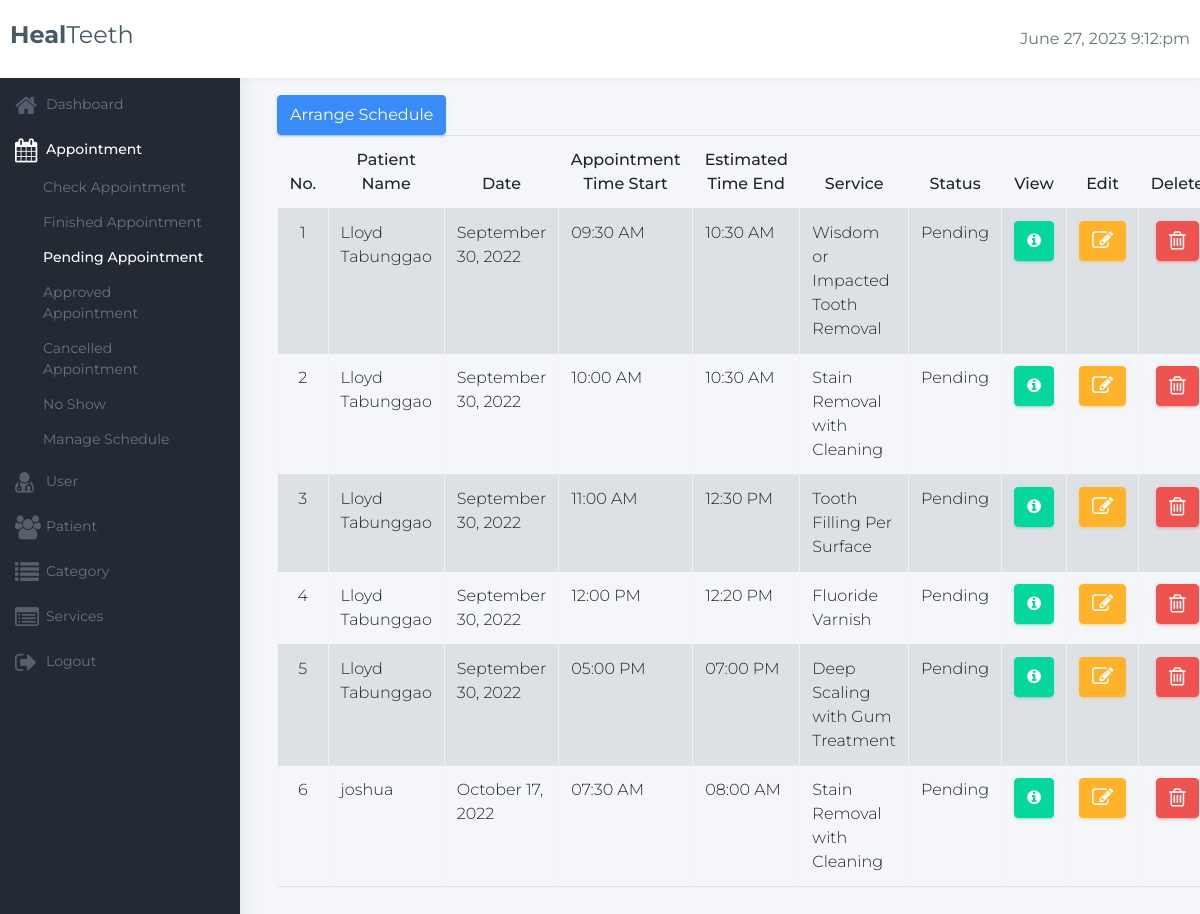
Before: /pending_appointment.php (signed in) with the older database file.
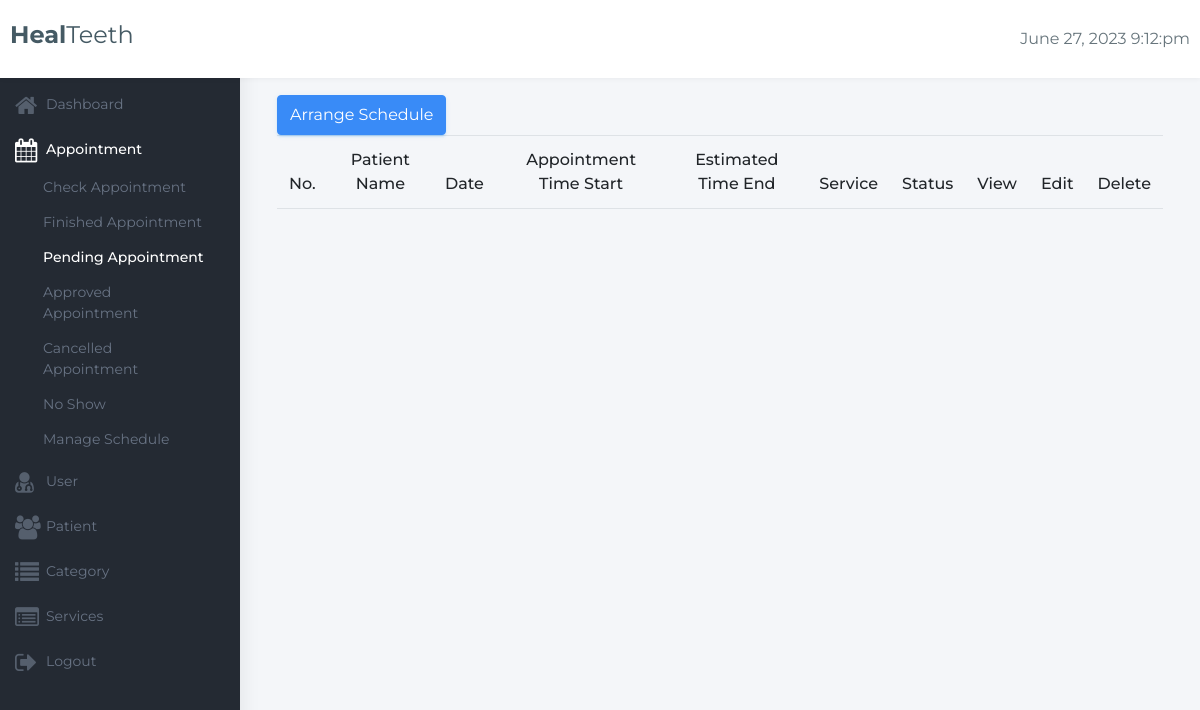
After: the same page with the newer database file.
### tables this page shows
CREATE TABLE `appointments` (
  `id` int(11) NOT NULL,
  `patient_id` int(11) NOT NULL,
  `patient_name` varchar(300) NOT NULL,
  `email` varchar(300) NOT NULL,
  `phone` varchar(300) NOT NULL,
  `address` varchar(300) NOT NULL,
  `category` int(11) NOT NULL,
  `service` int(11) NOT NULL,
  `appointment_date` date NOT NULL,
  `appointment_time` varchar(100) NOT NULL,
  `status` varchar(100) NOT NULL DEFAULT 'Pending'
);

CREATE TABLE `services` (
  `service_id` int(11) NOT NULL,
  `category_id` int(11) NOT NULL,
  `service_name` varchar(100) NOT NULL,
  `service_price` varchar(100) NOT NULL
);

### pending_appointment.php (the view, shortened to what the changed rows need)
<?php
   include('config.php');
   ?>
<!DOCTYPE html>
<html lang="en">
   <head>
      <link
         href="assets/plugins/bootstrap/css/bootstrap.min.css"
         rel="stylesheet"
         />
      <link href="css/style.css" rel="stylesheet" />
      <link href="css/colors/default-dark.css" id="theme" rel="stylesheet" />
      <link rel="stylesheet" href="assets/plugins/font-awesome/css/font-awesome.min.css">
   </head>
   <body class="fix-header card-no-border fix-sidebar">
      <?php
         include 'includes/topheader.php';
         include 'includes/sidebar_doctor.php';
         ?>
      <div class="page-wrapper">
      <div class="container-fluid">
      <div class="container">
         <table class="table table-bordered table-striped table-hover" id="myTable">
            <thead>
               <tr>
                  <th class="text-center" scope="col">No.</th>
                  <th class="text-center" scope="col">Patient Name</th>
                  <th class="text-center" scope="col">Date</th>
                  <th class="text-center" scope="col">Appointment Time Start</th>
                  <th class="text-center" scope="col">Estimated Time End</th>
                  <th class="text-center" scope="col">Service</th>
                  <th class="text-center" scope="col">Status</th>
                  <th class="text-center" scope="col">View</th>
                  <th class="text-center" scope="col">Edit</th>
                  <th class="text-center" scope="col">Delete</th>
               </tr>
            </thead>
            <?php
               $get_data = "SELECT * FROM `appointments` INNER JOIN category on appointments.category=category.category_id INNER JOIN services ON appointments.service=services.service_id WHERE status='Pending' ";
               $run_data = mysqli_query($con,$get_data);
               $i = 0;
               while($row = mysqli_fetch_array($run_data))
               {
                   $sl = ++$i;
                   $id = $row['id'];
                   $name = $row['patient_name'];
                   $adate = date('F j, Y', strtotime($row['appointment_date']));
                   $atime = date('h:i A',strtotime($row['appointment_time']));
                   $atimeend = date('h:i A',strtotime($row['time_finish']));
                   $service = $row['service_name'];
                   $status=$row['status'];
                   echo "
                <tr>
                   <td class='text-center'>$sl</td>
                   <td class='text-left'>$name</td>
                   <td class='text-left'>$adate</td>
                   <td class='text-left'>$atime</td>
                   <td class='text-left'>$atimeend</td>
                   <td class='text-left'>$service</td>
                   <td class='text-left'>$status</td>
                   <td class='text-center'>
                       <span>
                       <a href='#' class='btn btn-success mr-3 profile' data-toggle='modal' data-target='#view$id' title='Prfile'><i class='fa fa-info-circle' aria-hidden='true'></i></a>
                       </span>
                   </td>
                   <td class='text-center'>
                       <span>
                       <a href='#' class='btn btn-warning mr-3 edituser' data-toggle='modal' data-target='#edit$id' title='Edit'><i class='fa fa-pencil-square-o fa-lg'></i></a>
                       </span>
                   </td>
                   <td class='text-center'>
                       <span>
                           <a href='#' class='btn btn-danger deleteuser' title='Delete'>
                                <i class='fa fa-trash-o fa-lg' data-toggle='modal' data-target='#$id' style='' aria-hidden='true'></i>
                           </a>
                       </span>
                   </td>
                </tr>";
               }
               ?>
         </table>
      </div>
      <?php
         $get_data = "SELECT * FROM appointments";
         $run_data = mysqli_query($con,$get_data);
         while($row = mysqli_fetch_array($run_data))
         {
             $id = $row['id'];
             $status = $row['status'];
             echo "
         <div id='edit$id' class='modal fade' role='dialog'>
           <div class='modal-dialog'>
             <div class='modal-content'>
               <div class='modal-header'>
                      <button type='button' class='close' data-dismiss='modal'>&times;</button>
                      <h4 class='modal-title text-center'>Edit Status</h4>
               </div>
               <div class='modal-body'>
                 <form action='edit_status.php?id=$id' method='post' enctype='multipart/form-data'>
                 <div class='form-row'>
                     <div class='form-group col-md-12'>
                         <label for='lang'>Status</label>
               <select name='stats' id='lang' class='form-control'>
                 <option value=''>$status</option>
                 <option value='Approved'>Approved</option>
                 <option value='Cancel'>Cancel</option>
               </select>
                     </div>
                 </div>
                 <div class='modal-footer'>
                      <input type='submit' name='submit' class='btn btn-info btn-large' value='Submit'>
                      <button type='button' class='btn btn-secondary' data-dismiss='modal'>Close</button>
                 </div>
                 </form>
               </div>
             </div>
             </div>
             </div>
         </div>";
         }
         ?>
   </body>
</html>

Changed rows visible on the page:
removed appointments: sl "1", patient_name "Lloyd Tabunggao", appointment_date "September 30, 2022", appointment_time "09:30 AM", time_finish "10:30 AM", services.service_name "Wisdom or Impacted Tooth Removal", status "Pending"
removed appointments: sl "2", patient_name "Lloyd Tabunggao", appointment_date "September 30, 2022", appointment_time "10:00 AM", time_finish "10:30 AM", services.service_name "Stain Removal with Cleaning", status "Pending"
removed appointments: sl "3", patient_name "Lloyd Tabunggao", appointment_date "September 30, 2022", appointment_time "11:00 AM", time_finish "12:30 PM", services.service_name "Tooth Filling Per Surface", status "Pending"
removed appointments: sl "4", patient_name "Lloyd Tabunggao", appointment_date "September 30, 2022", appointment_time "12:00 PM", time_finish "12:20 PM", services.service_name "Fluoride Varnish", status "Pending"
removed appointments: sl "5", patient_name "Lloyd Tabunggao", appointment_date "September 30, 2022", appointment_time "05:00 PM", time_finish "07:00 PM", services.service_name "Deep Scaling with Gum Treatment", status "Pending"
removed appointments: sl "6", patient_name "joshua", appointment_date "October 17, 2022", appointment_time "07:30 AM", time_finish "08:00 AM", services.service_name "Stain Removal with Cleaning", status "Pending"
